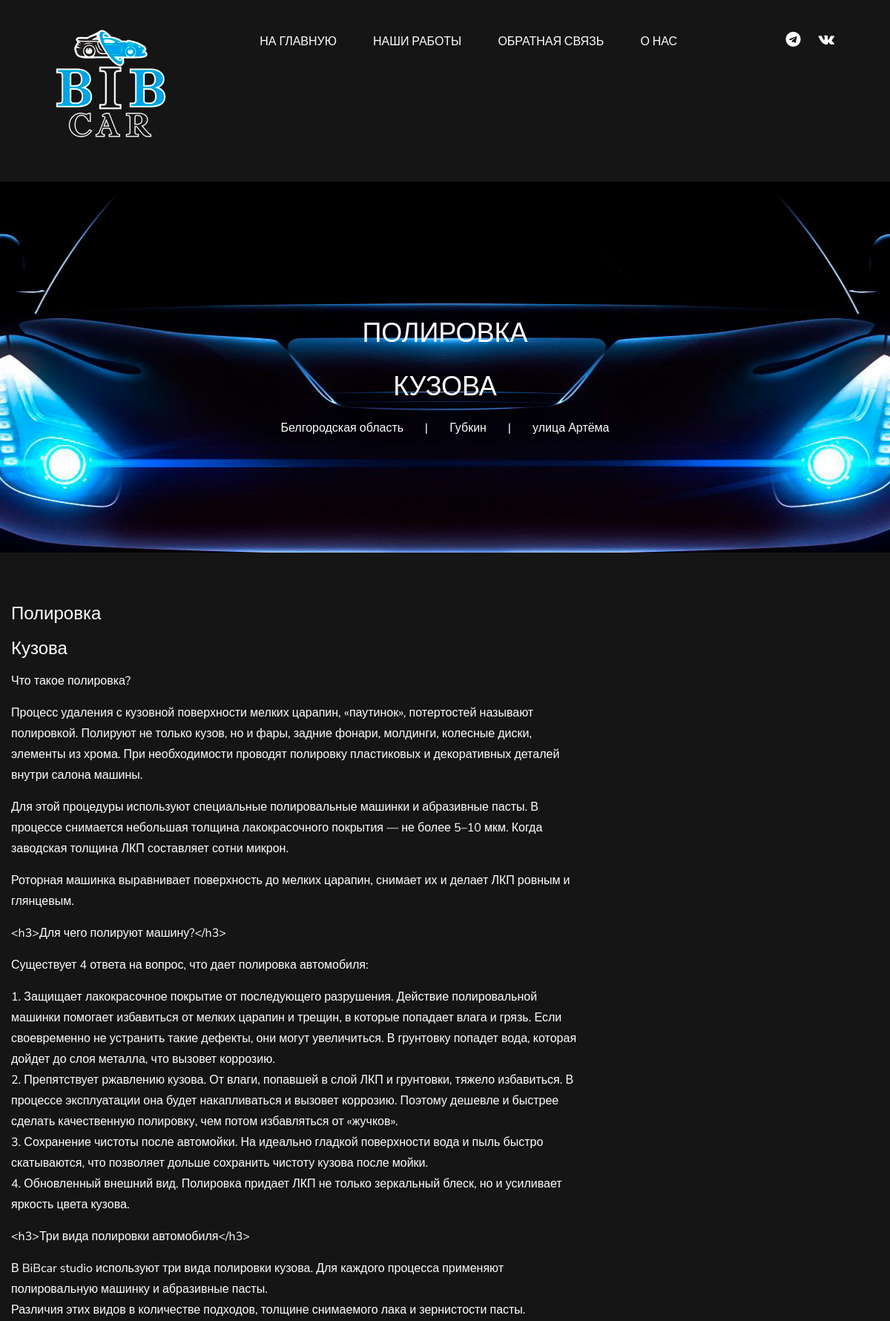
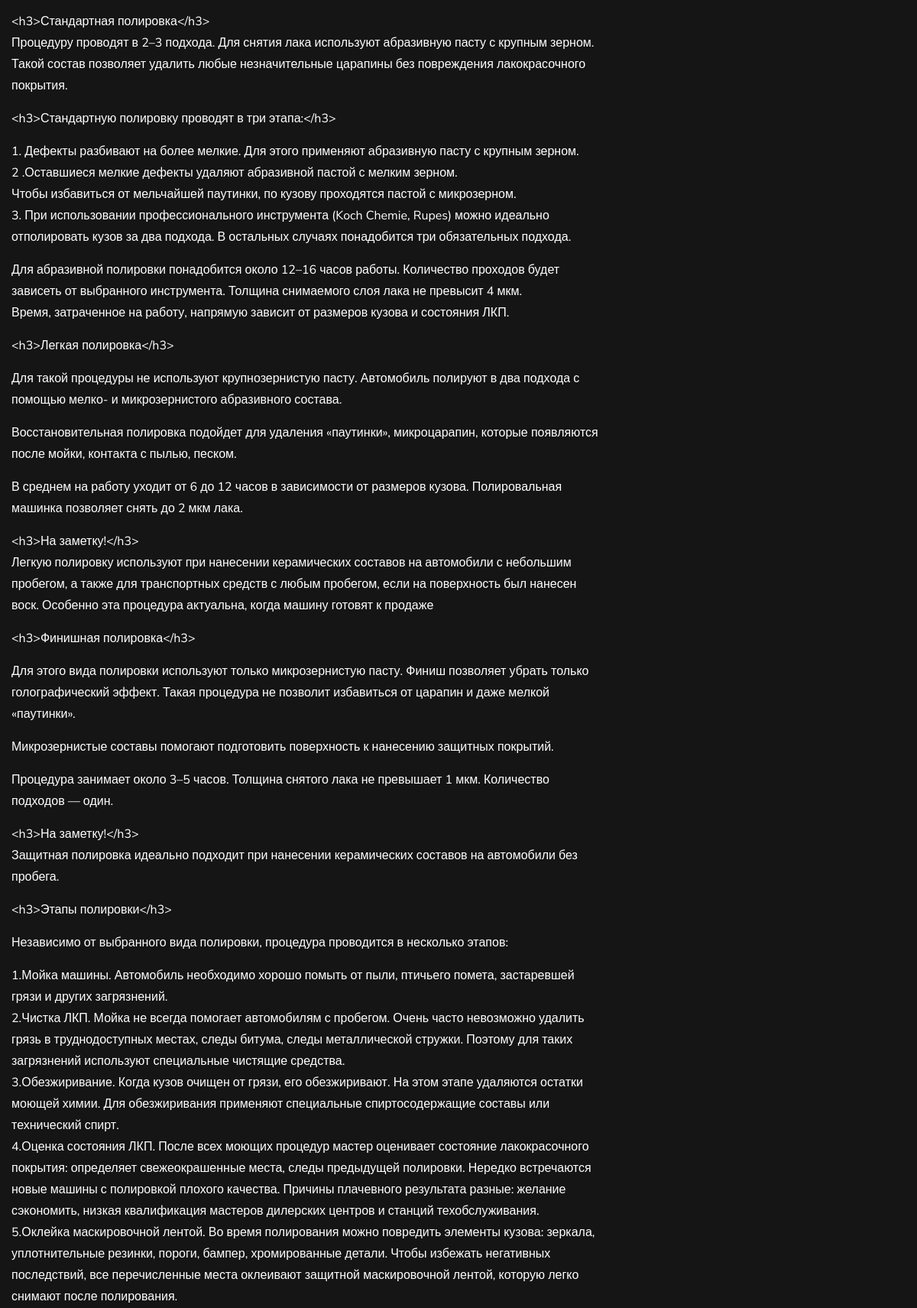
/single/1/ (upper part), run on the app's committed database (2 pictures, top to bottom).
### BiBcar/models.py (models this page shows, shortened)
class Content(models.Model):
    title = models.CharField(max_length=50, verbose_name="Заголовок")
    titlex = models.CharField(max_length=50, verbose_name="Заголовок 2")
    content = models.TextField(blank=True, verbose_name="Сатья")
    photo_b = models.ImageField(blank=True ,upload_to="content/photos_big/%Y/%m/%d/")
    photo_l = models.ImageField(blank=True ,upload_to="content/photos_large/%Y/%m/%d/")
    photo_s = models.ImageField(blank=True ,upload_to="content/photos_small/%Y/%m/%d/")
    time_create = models.DateTimeField(auto_now_add=True, verbose_name="Дата создания")
    is_published = models.BooleanField(default=True, verbose_name="Публикация")
    cat = models.ForeignKey('CategoryContent', on_delete=models.PROTECT, null=True)
    url = models.URLField(blank=True, verbose_name="ссылка")
    class Meta:
        verbose_name = 'Контент'
        verbose_name_plural = 'Контент'
        ordering = ['time_create', 'title']
    def get_absolute_url(self):
        return reverse('single', kwargs={'single_id': self.pk})

### BiBcar/views.py (the view)
# urls.py: path('single/<int:single_id>/', single, name='single'),
def single(request, single_id):
    content = get_object_or_404(Content, pk=single_id)
    post = Content.objects.all()
    context = {
        'post': post,
        'content': content,
        'menu': menu,
        'title': content.title,
        'cat_selected': content.cat_id, }
    return render(request, 'BiBcar/single.html', context=context)  # }

### BiBcar/templatetags/bibcar_tags.py (called while the page is built)
@register.inclusion_tag('BiBcar/cont_form.html')
def show_form():
    content = Content.objects.all()
    form = AddPostForm()
    return {"content": content,
            'form': form}

### BiBcar/templates/BiBcar/single.html (shortened to what this page needs)
{% extends 'BiBcar/base.html' %}
{% load bibcar_tags %}
{% load static %}
{% block content_header %}
    <body>
    <header class="header-section header-normal">
{% endblock content_header %}
{% block content_up %}
    </header>
    <section class="blog-single-hero set-bg" data-setbg="{% static 'BiBcar/img/blog-single-hero.jpg' %}">
        <div class="container">
            <div class="row">
                <div class="col-xl-7 col-lg-7 m-auto text-center">
                    <div class="bs-hero-text">
                        <h2>{{ content.title }}</h2>
                        <h2>{{ content.titlex }}</h2>
                        <ul>
                            <li>Белгородская область</li>
                            <li>Губкин</li>
                            <li> улица Артёма</li>
                        </ul>
                    </div>
                </div>
            </div>
        </div>
    </section>
    <section class="blog-single-section spad">
        <div class="container">
            <div class="row">
                <div class="col-lg-8">
                    <div class="blog-single-text">
                                <div class="blog-title">
                                    <h4>{{ content.title }}</h4>
                                    <h4>{{ content.titlex }}</h4>
                                    <p>{{ content.content | linebreaks }}</p>
                                </div>
                    </div>
                </div>
            </div>
        </div>
    </section>
                                                        {% endblock content_up %}

### BiBcar/templates/BiBcar/base.html (shortened to what this page needs)
{% load static %}
{% load bibcar_tags %}
<!DOCTYPE html>
<html lang="zxx">
<head>
    <link rel="stylesheet" href={% static 'BiBcar/css/bootstrap.min.css'      %}>
    <link rel="stylesheet" href={% static 'BiBcar/css/font-awesome.min.css'   %}>
    <link rel="stylesheet" href={% static 'BiBcar/css/elegant-icons.css'      %}>
    <link rel="stylesheet" href={% static 'BiBcar/css/nice-select.css'        %}>
    <link rel="stylesheet" href={% static 'BiBcar/css/owl.carousel.min.css'   %}>
    <link rel="stylesheet" href={% static 'BiBcar/css/magnific-popup.css'     %}>
    <link rel="stylesheet" href={% static 'BiBcar/css/slicknav.min.css'       %}>
    <link rel="stylesheet" href={% static 'BiBcar/css/style.css'              %}>
</head>
                                         {% block content_header %}
                                        {% endblock content_header %}
<div class="container-fluid">
<div class="logo">
    <a href="{% url 'home' %}">
        <img src={% static 'BiBcar/img/logo.png'%} alt="{% static 'BiBcar/img/logo.png'%}">
    </a>
</div>
            <div class="top-social">
                                <a href="#"><i class="fa fa-telegram"></i></a>
                                <a href="#"><i class="fa fa-vk"></i></a>
            </div>
<div class="container">
    <div class="nav-menu">
        <nav class="mainmenu mobile-menu">
            <ul>
            {% for m in menu %}
                     {% if forloop %}
                         <li><a href="{% url m.url_name %}">{{ m.title }}</a></li>
                     {% else %}
                         <li class="active" ><a href="{% url m.url_name %}">{{ m.title }}</a></li>
                     {% endif %}
            {% endfor %}
            </ul>
        </nav>
    </div>
</div>
                                          {% block content_up %}
                                        {% endblock content_up %}

### BiBcar/templates/BiBcar/cont_form.html (shortened to what this page needs)
{% load bibcar_tags %}

### BiBcar/static/BiBcar/css/style.css (style rules this page uses)
html, body { height: 100%; font-family: "Nunito Sans", sans-serif; -webkit-font-smoothing: antialiased; font-smoothing: antialiased; }
h1, h2, h3, h4, h5, h6 { margin: 0; color: #111111; font-weight: 400; font-family: "Oswald", sans-serif; }
h2 { font-size: 36px; }
h4 { font-size: 24px; }
p { font-size: 16px; font-family: "Nunito Sans", sans-serif; color: #8f8fa8; font-weight: 400; line-height: 24px; margin: 0 0 15px 0; }
img { max-width: 100%; }
ul, ol { padding: 0; margin: 0; }
.set-bg { background-repeat: no-repeat; background-size: cover; background-position: top center; }
.spad { padding-top: 100px; padding-bottom: 100px; }
.header-section { padding-top: 40px; position: absolute; left: 0; top: 0; width: 100%; z-index: 99; padding-left: 60px; padding-right: 60px; }
.header-section.header-normal { position: relative; display: -webkit-box; display: -ms-flexbox; display: flex; background: #151515; padding-top: 0; }
.header-section.header-normal .logo { padding: 40px 0; }
.header-section.header-normal .nav-menu .mainmenu ul li a { padding: 40px 0; }
.header-section.header-normal .nav-menu .mainmenu ul li a:after { bottom: 35px; }
.header-section.header-normal .top-social { padding: 39px 0; }
.logo { float: left; }
.logo a { display: inline-block; }
.nav-menu { text-align: center; }
.nav-menu .mainmenu { display: inline-block; }
.nav-menu .mainmenu ul li { display: inline-block; list-style: none; margin-right: 45px; position: relative; }
.nav-menu .mainmenu ul li:last-child { margin-right: 0; }
.nav-menu .mainmenu ul li a { color: #ffffff; font-size: 16px; text-transform: uppercase; font-weight: 500; line-height: 28px; -webkit-transition: 0.3s; -o-transition: 0.3s; transition: 0.3s; display: block; font-family: "Oswald", sans-serif; -webkit-transition: all 0.3s; -o-transition: all 0.3s; transition: all 0.3s; }
.nav-menu .mainmenu ul li a:after { position: absolute; left: 0; bottom: -5px; width: 100%; height: 2px; background: #e4381C; content: ""; opacity: 0; -webkit-transition: all 0.3s; -o-transition: all 0.3s; transition: all 0.3s; }
.top-social { float: right; }
.top-social a { display: inline-block; font-size: 20px; color: #ffffff; margin-left: 20px; }
.blog-single-hero { height: 500px; padding-top: 176px; }
.bs-hero-text h2 { color: #ffffff; font-weight: 500; line-height: 48px; text-transform: uppercase; margin-bottom: 24px; }
.bs-hero-text ul li { list-style: none; color: #ffffff; font-size: 16px; display: inline-block; margin-right: 58px; position: relative; }
.bs-hero-text ul li:after { position: absolute; right: -33px; top: 0; content: "|"; font-size: 16px; color: #ffffff; }
.bs-hero-text ul li:last-child { margin-right: 0; }
.bs-hero-text ul li:last-child:after { display: none; }
.blog-single-section { background: #151515; padding-top: 65px; }
.blog-single-text .blog-title { margin-bottom: 35px; }
.blog-single-text .blog-title h4 { color: #ffffff; font-weight: 500; margin-bottom: 18px; }
.blog-single-text .blog-title p { color: #ffffff; line-height: 28px; }
@media only screen and (min-width: 1200px) { .container { max-width: 1200px; } }

### data on the page
Content: title "ПОЛИРОВКА", titlex "КУЗОВА", title "Полировка", titlex "Кузова", content "Что такое полировка? Процесс удаления с кузовной поверхности мелких царапин, «паутинок», потертостей называют полировкой. Полируют не только кузов, но и фары, задние фонари, молдинги, колесные диски, элементы из хрома. При необходимости проводят полировку пластиковых и декоративных деталей внутри салона машины. Для этой процедуры используют специальные полировальные машинки и абразивные пасты. В процессе снимается небольшая толщина лакокрасочного покрытия — не более 5–10 мкм. Когда заводская толщина ЛКП составляет сотни микрон. Роторная машинка выравнивает поверхность до мелких царапин, снимает их и делает ЛКП ровным и глянцевым. <h3>Для чего полируют машину?</h3> Существует 4 ответа на…"

### other printed values
{{ m.title }} "НА ГЛАВНУЮ" "НАШИ РАБОТЫ" "ОБРАТНАЯ СВЯЗЬ" "О НАС"
